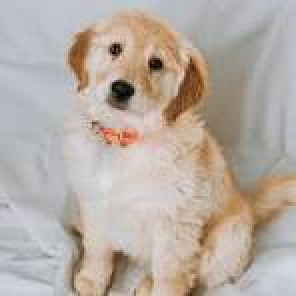
#> input picture dog.jpg, 148 x 148 px (shown 2 times larger)
$ python img.py
#> lines starting #> are read from the running program, lines starting #| are printed output that depends on the picture
import cv2

def resize_and_display(image_path):

#> called with image_path = 'dog.jpg'
    image = cv2.imread(image_path)
#> image is the input picture: shape (148, 148, 3); mean B, G, R 164, 172.7, 183.4

    sizes = [(300, 300), (600, 400), (800, 600)]

    for idx, (width, height) in enumerate(sizes, start=1):
        resized_image = cv2.resize(image, (width, height))
        cv2.imshow(f'Resized Image {idx}: {width}x{height}', resized_image)
#> this loop made 3 passes
#> pass 2, in resize_and_display, `resized_image = cv2.resize(image, (width, height))`:
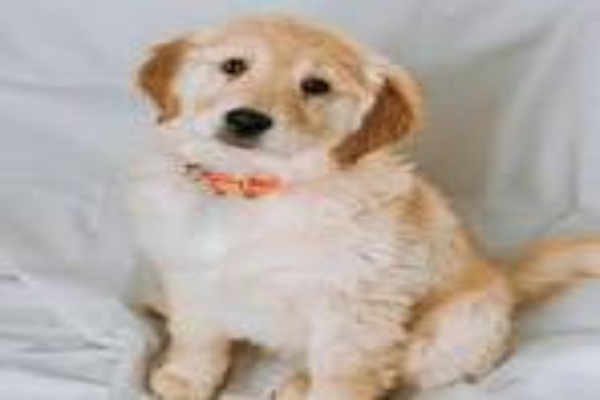
#> resized_image: shape (400, 600, 3); mean B, G, R 163.9, 172.5, 183.3
#> pass 3, in resize_and_display, `resized_image = cv2.resize(image, (width, height))`:
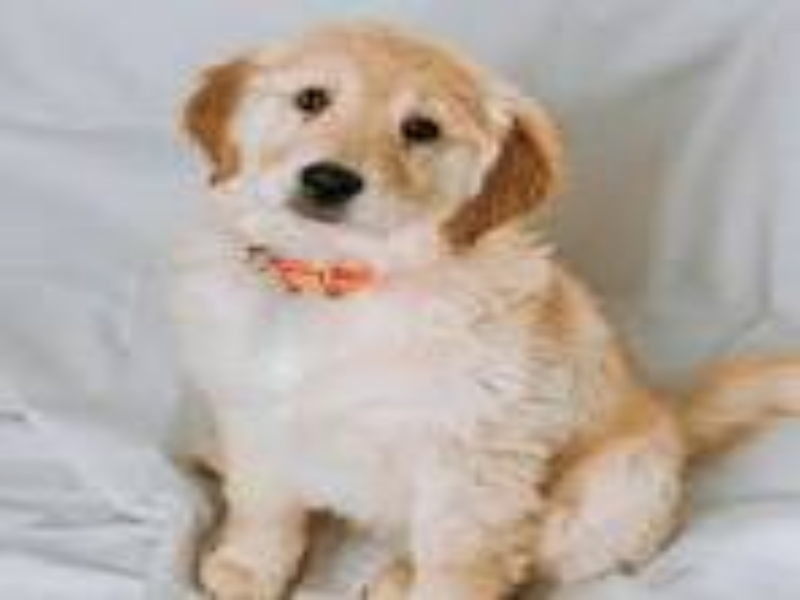
#> resized_image: shape (600, 800, 3); mean B, G, R 163.9, 172.5, 183.3
    cv2.waitKey(0)
    cv2.destroyAllWindows()

image_path = 'dog.jpg'
resize_and_display(image_path)
